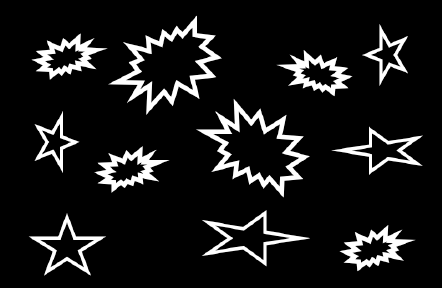
#> input picture Image.pgm, 442 x 288 px
$ python question2.py --image_file Image.pgm
#> lines starting #> are read from the running program, lines starting #| are printed output that depends on the picture
import numpy as np
import argparse
from PIL import Image
import matplotlib.pyplot as plt

def normalize(image):
    min_val = np.min(image)
    max_val = np.max(image)
    norm_img = 255 * (image - min_val) / (max_val - min_val)
    return norm_img.astype(np.uint8)

def showImages(images, titles):
    fig, axes = plt.subplots(1, len(images), figsize=(15, 5))
    for ax, img, title in zip(axes, images, titles):
        ax.imshow(img, cmap='gray', vmin=0, vmax=255)
        ax.set_title(title)
        ax.axis('off')
    plt.show()

def pad_image(image, pad_height, pad_width):
    return np.pad(image, ((pad_height, pad_height), (pad_width, pad_width)), mode='constant')

def getAveFilter(size):
    return np.ones((size, size), dtype=np.float32) / (size * size)


def getGaussianFilter(size):
    # Getting this were harder than the coding assignment
    array = None
    if size == 7:
        array =  [[1, 1, 2, 2, 2, 1, 1],
                  [1, 2, 2, 4, 2, 2, 1],
                  [2, 2, 4, 8, 4, 2, 2],
                  [2, 4, 8, 16, 8, 4, 2],
                  [2, 2, 4, 8, 4, 2, 2],
                  [1, 2, 2, 4, 2, 2, 1],
                  [1, 1, 2, 2, 2, 1, 1]]
    if size == 15:
        array =  [[2, 2, 3, 4, 5, 5, 6, 6, 6, 5, 5, 4, 3, 2, 2],
                  [2, 3, 4, 5, 7, 7, 8, 8, 8, 7, 7, 5, 4, 3, 2],
                  [3, 4, 6, 7, 9, 10, 10, 11, 10, 10, 9, 7, 6, 4, 3],
                  [4, 5, 7, 9, 10, 12, 13, 13, 13, 12, 10, 9, 7, 5, 4],
                  [5, 7, 9, 11, 13, 14, 15, 16, 15, 14, 13, 11, 9, 7, 5],
                  [5, 7, 10, 12, 14, 16, 17, 18, 17, 16, 14, 12, 10, 7, 5],
                  [6, 8, 10, 13, 15, 17, 19, 19, 19, 17, 15, 13, 10, 8, 6],
                  [6, 8, 11, 13, 16, 18, 19, 20, 19, 18, 16, 13, 11, 8, 6],
                  [6, 8, 10, 13, 15, 17, 19, 19, 19, 17, 15, 13, 10, 8, 6],
                  [5, 7, 10, 12, 14, 16, 17, 18, 17, 16, 14, 12, 10, 7, 5],
                  [5, 7, 9, 11, 13, 14, 15, 16, 15, 14, 13, 11, 9, 7, 5],
                  [4, 5, 7, 9, 10, 12, 13, 13, 13, 12, 10, 9, 7, 5, 4],
                  [3, 4, 6, 7, 9, 10, 10, 11, 10, 10, 9, 7, 6, 4, 3],
                  [2, 3, 4, 5, 7, 7, 8, 8, 8, 7, 7, 5, 4, 3, 2],
                  [2, 2, 3, 4, 5, 5, 6, 6, 6, 5, 5, 4, 3, 2, 2],]

    npArray = np.array(array, dtype=np.float32)
    # Make it so the array adds up to 1
    return npArray / np.sum(npArray)

def runFunction(filename):
#> called with filename = 'Image.pgm'
    images = [np.array(Image.open(filename).convert('L'), dtype=np.float32)]
    titles = ["Original"]
    for i in [7, 15]:
        images.append(doGaussian(filename, i))
        titles.append(f"Gaussian Smoothing {i}x{i}")
        images.append(doAve(filename, i))
        titles.append(f"Average Smoothing {i}x{i}")

    showImages(images, titles)

def doAve(filename, maskSize):
    mask = getAveFilter(maskSize)
    image = np.array(Image.open(filename).convert('L'), dtype=np.float32)
    paddedImage = pad_image(image, maskSize // 2, maskSize // 2)
    output_image = np.zeros_like(image)

    for i in range(image.shape[0]):
        for j in range(image.shape[1]):
            region = paddedImage[i:i + maskSize, j:j + maskSize]
            output_image[i, j] = np.sum(region * mask)

    return output_image

def doGaussian(filename, maskSize):
#> called with filename = 'Image.pgm', maskSize = 7
    mask = getGaussianFilter(maskSize)
    image = np.array(Image.open(filename).convert('L'), dtype=np.float32)
    paddedImage = pad_image(image, maskSize // 2, maskSize // 2)
#> in pad_image, `return np.pad(image, ((pad_height, pad_height), (pad_width, pad_width)..`:
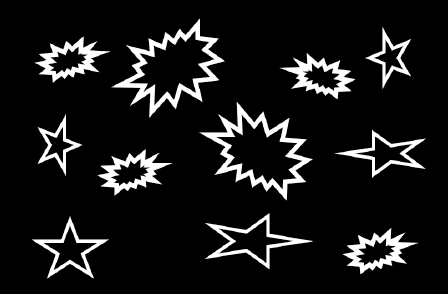
#> returned value: shape (294, 448) float32; min 0, max 255, mean 23.6
    output_image = np.zeros_like(image)

    for i in range(image.shape[0]):
        for j in range(image.shape[1]):
            region = paddedImage[i:i + maskSize, j:j + maskSize]
            output_image[i, j] = np.sum(region * mask)
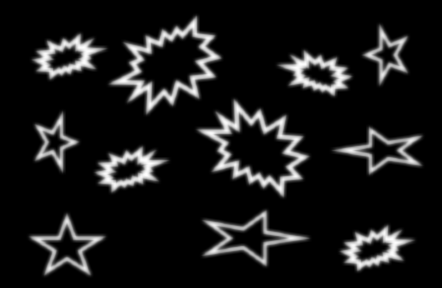
#> output_image: shape (288, 442) float32; min 0, max 255, mean 24.4

    return output_image


if __name__ == '__main__':
    parser = argparse.ArgumentParser(description='Image Converter')
    parser.add_argument('-f','--image_file', type=str, default = "boat.png", help='path to image file')
    parser.add_argument('-s','--filterSize', type=int, default = 7, help='n by n for the mask sizes')
    args = parser.parse_args()
    runFunction(args.image_file)
#> after the loop in doAve, `for i in range(image.shape[0]):`:
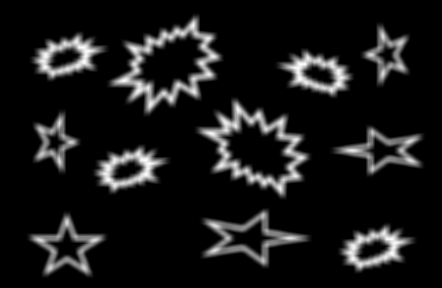
#> output_image: shape (288, 442) float32; min 0, max 254.9, mean 24.4
#> the loop in showImages, `for ax, img, title in zip(axes, images, titles):` made 5 passes
#> title on passes 1 to 5: 'Original', 'Gaussian Smoothing 7x7', 'Average Smoothing 7x7', 'Gaussian Smoothing 15x15', 'Average Smoothing 15x15'
#> in showImages, `plt.show()`:
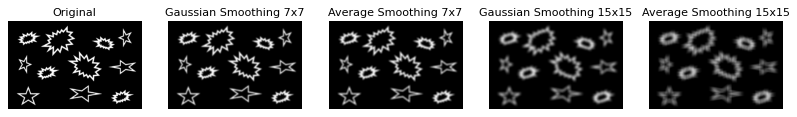
#> figure drawn by matplotlib, 5 panels
